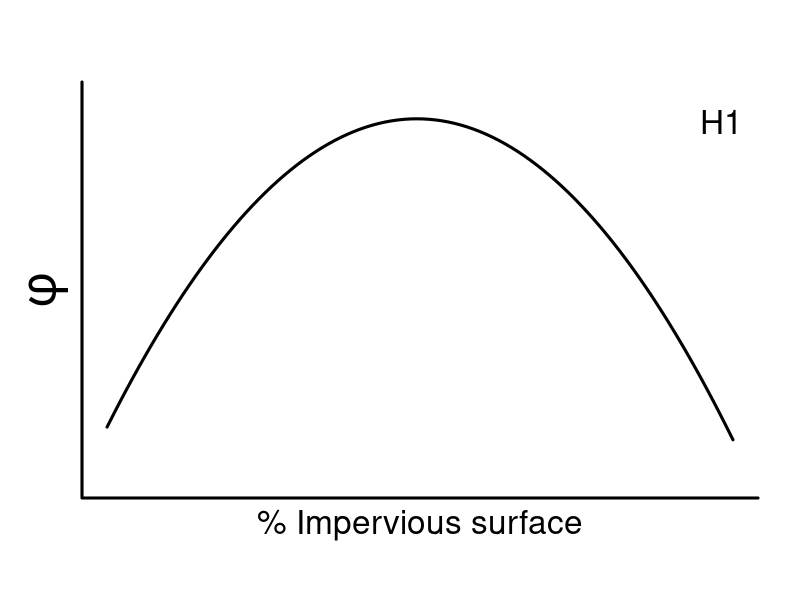

The R source for this figure: (Note: this script raises an error after producing the figure.)
# I used this script to draw hypotheses for my
# AOU presentation

# Create function for parabola (using the logistic
# formula for density-dependent growth here):

parabola = function(r,k,n) r*n*((k-n)/k)

# Define values for r, k, and n

r = .3
k = 100
n = 1:100

# Plot the relationship (making axes blank):

plot(parabola(r,k,n)~n, type = 'l', lwd = 3, 
     ylim = c(-1,8),
     xaxt = 'n', yaxt = 'n',bty = 'n',
     xlab  = '',ylab = '')

# Add the axes, note that "expression(phi)" draws the 
# symbol phi:

title(ylab = expression(phi), line = 0.5, cex.lab = 3)
title(xlab = '% Impervious surface', line = 1, cex.lab = 2)

# Add a box (L-shaped) around the plot: 

box (bty = 'l', lwd =3)

# Add a text (with no box):

legend('topright','H1', bty = 'n', cex = 2)

# As above, but this time with a negative linear 
# relationship:

plot(y~n, type = 'l', lwd = 3, ylim = c(-1,8),
     xaxt = 'n', yaxt = 'n',bty = 'n',
     xlab  = '',ylab = '')
  title(ylab = expression(phi), line = 0.5, cex.lab = 3)
  title(xlab = '% Impervious surface', line = 1, cex.lab = 2)
  box (bty = 'l', lwd =3)
  legend('topright','H2', bty = 'n', cex = 2)
